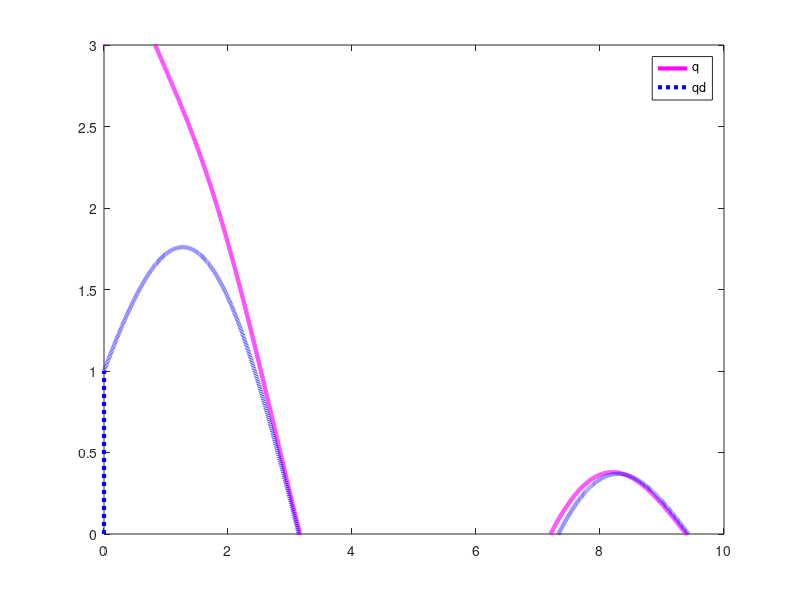

This chart was generated by the following MATLAB code:
clear all, close all , clc
%simulation time 10s
t=[1:1:10000];
dt=0.001;
t_plot=[0:dt:9.999];
g = 9.81;
%The ground truth m=2,l=1,a=2
m = 2;
l = 1;
a = 1;
k = 5;
k2 =20;
c1 = 5;
%the desire q,qd_d,qd_dd
qd = 0;
qd_d =0;
qd_dd = 0;



% the error term
e = 0;
e_d =0;
e_dd = 0;
r = 0;
%the dynamic
q_dd = 0;
q_d =0;
q = 3; %initial q = 0

%control input T
T = 0;
% update term
old_q = 0;
new_q = 0;
old_q_d = 0;
new_q_d = 0;


%record
record_q = zeros(length(t),1);
record_qd = zeros(length(t),1);

for i=1:length(t)
    record_q(i) = q;
    record_qd(i) =qd;
    old_qd =qd;
    new_qd = sin(i*dt)+cos((i*dt)/2); 
    qd=new_qd;
    old_qd_d = qd_d;
    new_qd_d = (new_qd-old_qd)/dt;
    qd_d = new_qd_d;
    e = (qd-q);
    e_d =(qd_d-q_d);
    r = e_d+a*e;
    T=k*r+k2*c1*r;
    q_dd =-g*l*sin(q)+T/m;
    q_d = q_d+(q_dd*dt);
    q = q + (q_d*dt);
  
end


plot(t_plot,record_q,'-m','LineWidth',3);
hold on;
plot(t_plot,record_qd,':b','LineWidth',3);
legend('q',"qd");
xlim([0 10]);
ylim([0 3]);
hold off;